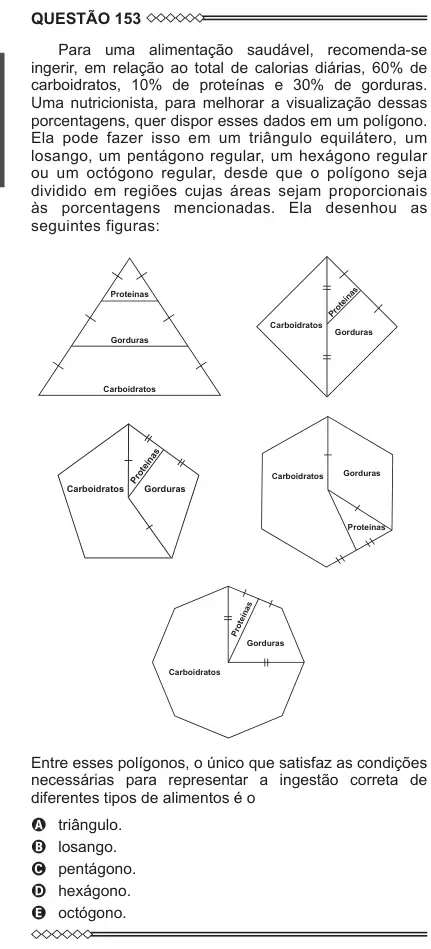
#> input picture site/questoes/exatas/2015-153.webp, 431 x 949 px
$ python -i recortar_questoes.py   (imports and definitions only)
#> lines starting #> are read from the running program, lines starting #| are printed output that depends on the picture
#> further down, picture is the input picture: PIL image 431x949 RGB; mean R, G, B 241.2, 241.2, 241.2
"""Recorta cada questão anotada dos cadernos oficiais do INEP (caderno azul) como imagem
WebP, para o simulado do site. Questões que continuam na outra coluna ou na página
seguinte viram uma imagem só, empilhando os pedaços.

Uso:  python scripts/recortar_questoes.py   (precisa dos PDFs em ENEMs/, ver README)
"""
import io
import json
import re
import time
from pathlib import Path

import pymupdf
from PIL import Image, ImageChops

RAIZ = Path(__file__).resolve().parent.parent
ENEMS = RAIZ / "ENEMs"
SAIDA = RAIZ / "site" / "questoes"
RODAPE = re.compile(r"CADERNO|AZUL|ENEM\S*|\*\S+\*", re.I)
FOLGA = 1.5        # pt antes de cada "QUESTÃO NN": a alternativa E da anterior pode estar colada
ZOOM = 1.6          # ~115 dpi: legível no celular sem pesar demais
LARGURA_MAX = 760   # px


# [34 lines left out: functions pdf_da_questao, cabecalhos, textos_base, not called in this run]


class Layout:
    """Limites do corpo e das colunas de cada página."""

    # [65 lines left out: functions __init__, sem_fatiar, largura_total, colunas, not called in this run]

    def coluna_de(self, pn: int, x: float) -> int:
        return 0 if (not self.duas_colunas[pn] or x < self.doc[pn].rect.width / 2 * 0.9) else 1


# [77 lines left out: functions recortes, continuacao_da_ultima, renderizar, not called in this run]


def aparar(img: Image.Image, margem: int = 10) -> Image.Image:
    """Corta o branco que sobra embaixo e nas laterais (fim de coluna, linhas finas de borda)."""
#> called with margem = 10
    cinza = img.convert("L").point(lambda v: 255 if v > 235 else 0)
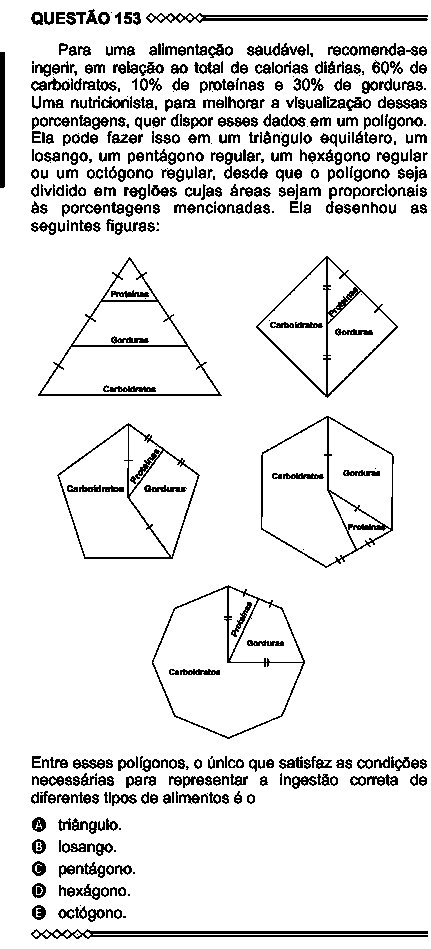
#> cinza: PIL image 431x949 L; 89.9% white; black in thin lines or dots
    caixa = ImageChops.invert(cinza).getbbox()
#> caixa = (0, 9, 428, 939)
    if not caixa:
        return img
    x0, y0, x1, y1 = caixa
#> x0 = 0; y0 = 9; x1 = 428; y1 = 939
    return img.crop((max(0, x0 - margem), max(0, y0 - margem), min(img.width, x1 + margem), min(img.height, y1 + margem)))


# [50 lines left out: function main, not called in this run]


# [2 lines not run here, left out]

>>> from PIL import Image
>>> picture = Image.open('../site/questoes/exatas/2015-153.webp')
>>> result = aparar(picture)

$ run again, on site/questoes/humanas/2015-26.webp
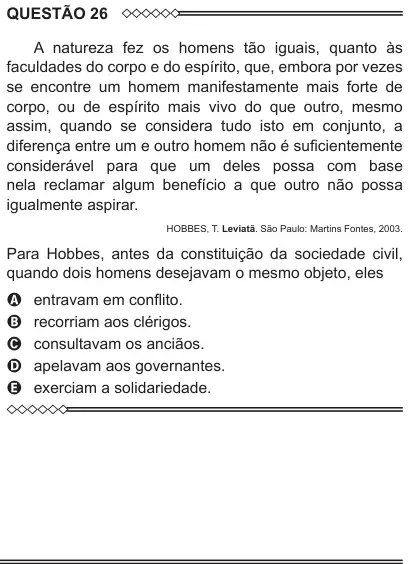
#> input picture site/questoes/humanas/2015-26.webp, 413 x 564 px
#> picture is the input picture: PIL image 413x564 RGB; mean R, G, B 235.9, 235.9, 235.9
#> in aparar, `cinza = img.convert("L").point(lambda v: 255 if v > 235 else 0)`:
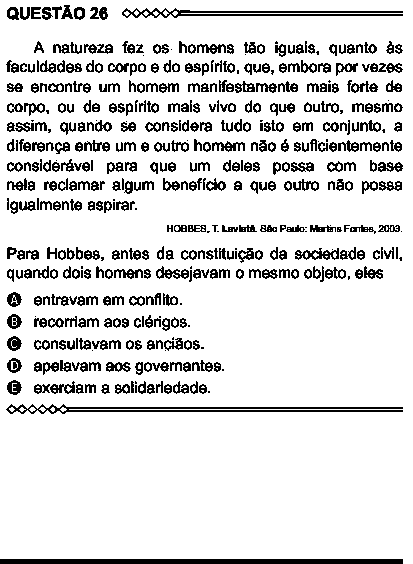
#> cinza: PIL image 413x564 L; 86.6% white; black in thin lines or dots
#> caixa = (0, 5, 403, 564)
#> x0 = 0; y0 = 5; x1 = 403; y1 = 564

$ run again, on site/questoes/humanas/2015-28.webp
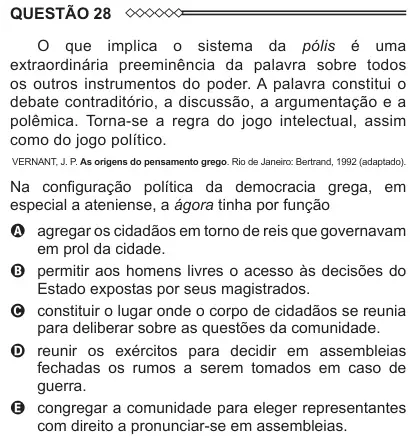
#> input picture site/questoes/humanas/2015-28.webp, 410 x 444 px
#> picture is the input picture: PIL image 410x444 RGB; mean R, G, B 228.3, 228.2, 228.3
#> in aparar, `cinza = img.convert("L").point(lambda v: 255 if v > 235 else 0)`:
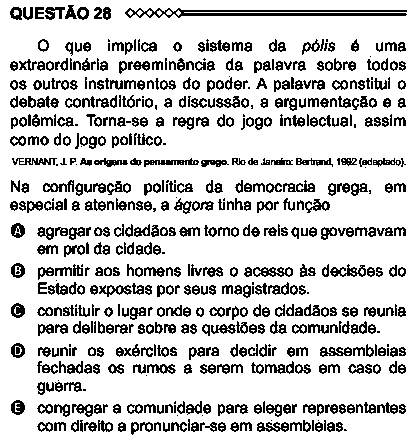
#> cinza: PIL image 410x444 L; 81% white; black in thin lines or dots
#> caixa = (10, 5, 407, 435)
#> x0 = 10; y0 = 5; x1 = 407; y1 = 435

$ run again, on site/questoes/linguagens/2015-124.webp
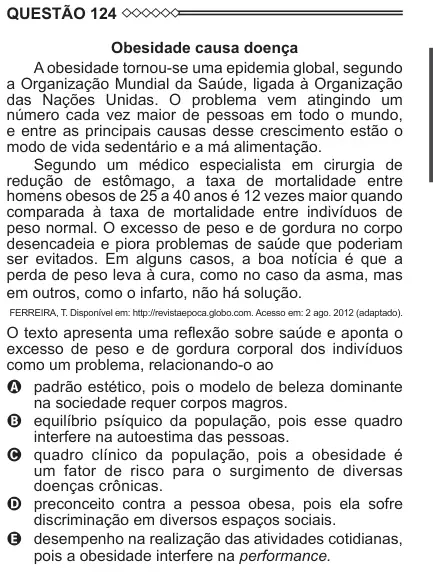
#> input picture site/questoes/linguagens/2015-124.webp, 433 x 574 px
#> picture is the input picture: PIL image 433x574 RGB; mean R, G, B 222.7, 222.7, 222.7
#> in aparar, `cinza = img.convert("L").point(lambda v: 255 if v > 235 else 0)`:
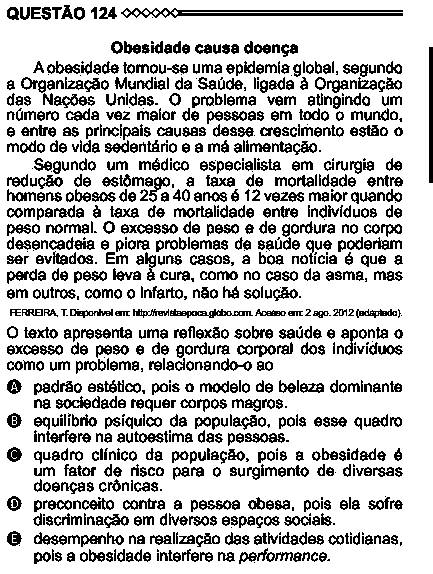
#> cinza: PIL image 433x574 L; 76.9% white; black in thin lines or dots
#> caixa = (7, 5, 433, 564)
#> x0 = 7; y0 = 5; x1 = 433; y1 = 564
